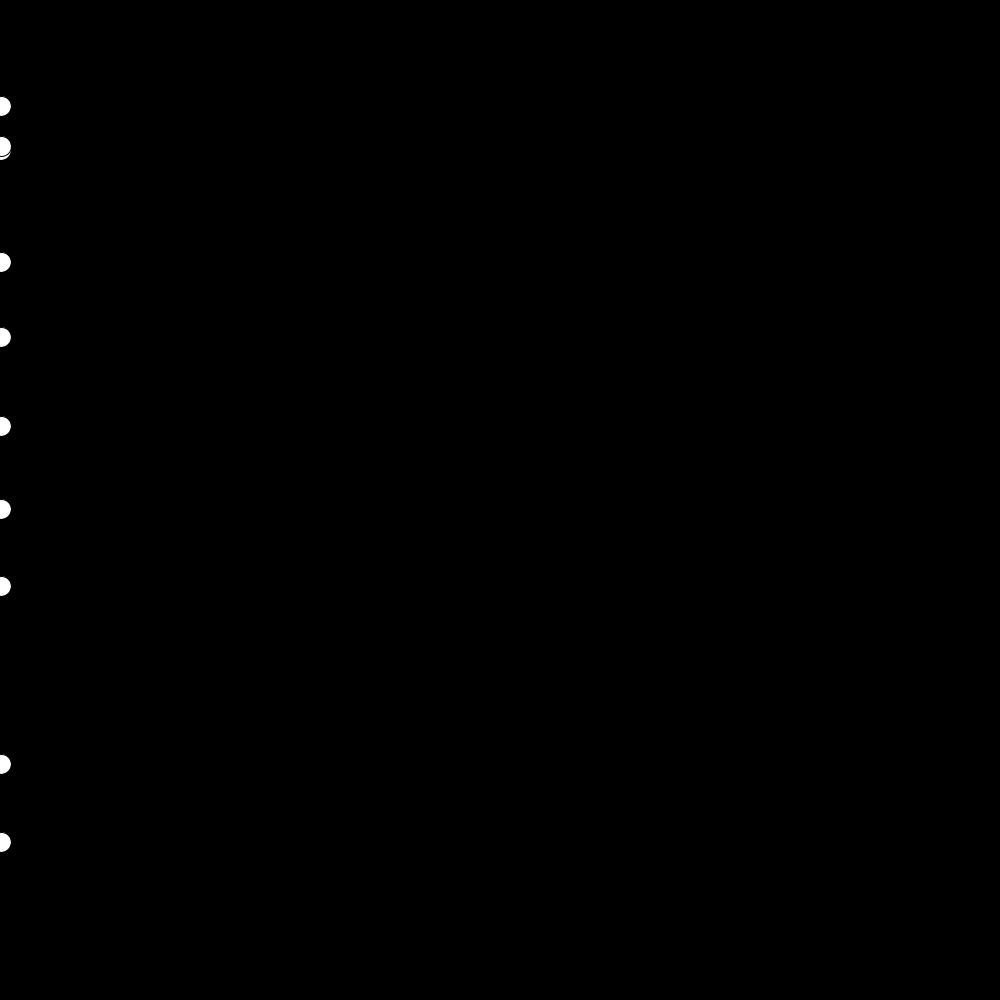
Frame 1 (no input)
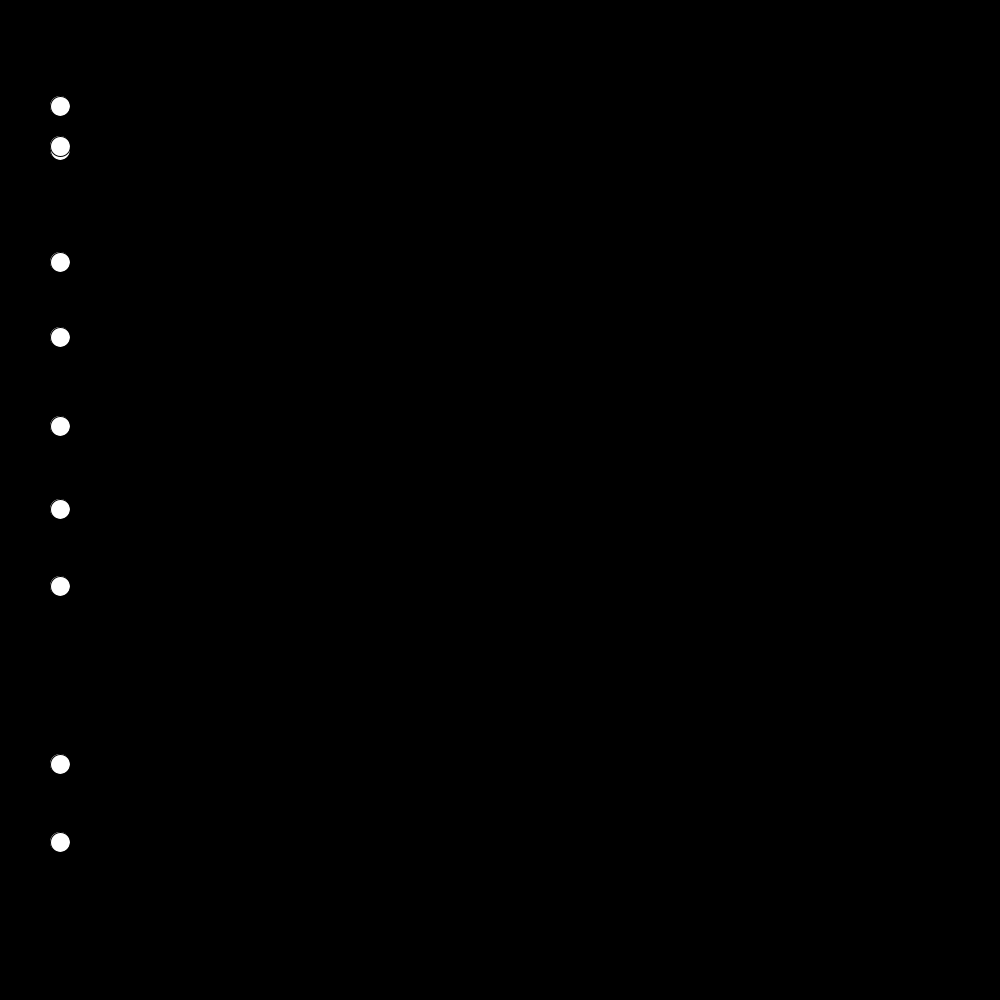
Frame 60 (the mouse pressed at the canvas centre just before this capture)
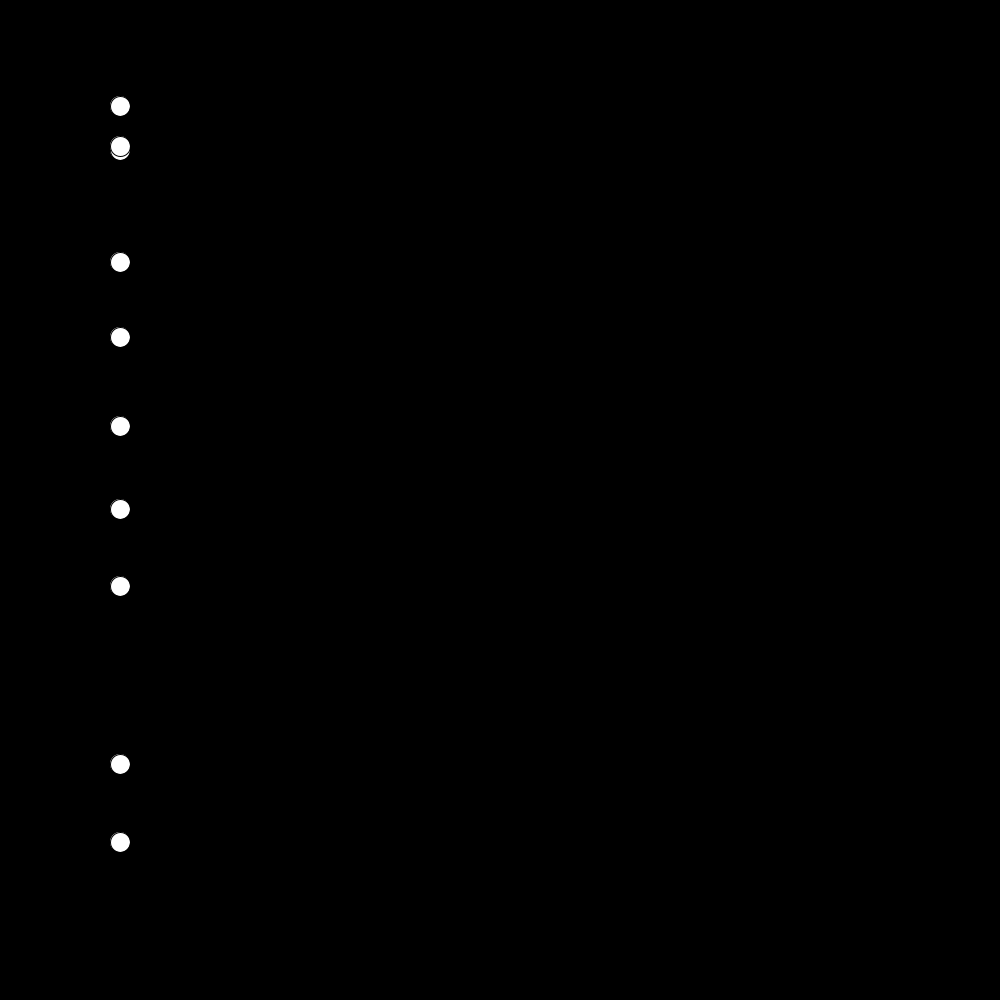
Frame 120 (the mouse held since frame 60 and released just before this capture)

The Processing sketch that drew these frames (run headless with seeded random() and noise(); from frame 60 on, the mouse is pressed at the canvas centre):

// Processing sketch: ArrayOfObjects
// ── ArrayOfObjects.pde
Mover [] dots;
void setup() {
  size(1000, 1000);
  background(0);
  dots = new Mover[10];
  for (int i = 0; i < dots.length; i++)
  {
    dots[i] = new Mover();
  }
}
void draw() {
  background(0);
  for (int i = 0; i < dots.length; i++)
  {
    dots[i].move();
    dots[i].show();
  }
}

// ── Mover.pde
class Mover {
  int x, y;
  Mover() {
    x = 0;
    y = (int)(Math.random()*1000);
  }
  void move() {
    x++;
  }
  void show() {
    fill(255);
    ellipse(x, y, 20, 20);
  }
}
